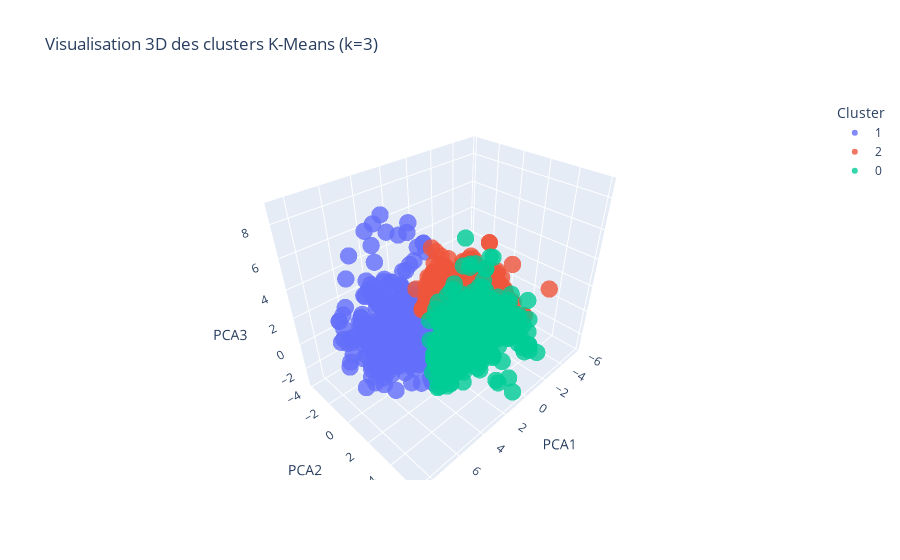

The code cell stored with this chart in its notebook:
### Markdown cell above
## Visualisation des clusters en 3D

### Code cell
from sklearn.cluster import KMeans
import plotly.express as px

best_k = 3
kmeans = KMeans(n_clusters=best_k, n_init=50, random_state=42)
df_pca3["Cluster"] = kmeans.fit_predict(df_pca3)

fig = px.scatter_3d(
    df_pca3,
    x="PCA1",
    y="PCA2",
    z="PCA3",
    color=df_pca3["Cluster"].astype(str),
    title=f"Visualisation 3D des clusters K-Means (k={best_k})",
    opacity=0.8
)

fig.update_traces(marker=dict(size=6))
fig.update_layout(
    scene=dict(
        xaxis_title="PCA1",
        yaxis_title="PCA2",
        zaxis_title="PCA3"
    ),
    legend_title_text="Cluster"
)

fig.show()

### Figure 1 — Plotly figure (JSON) as saved in the notebook; plotly's stock layout.template omitted (floating-point values rounded to 4 significant figures; data arrays with more than 128 entries replaced by an {"elided": "..."} marker saying what was removed)
{"data": [{"hovertemplate": "color=1<br>PCA1=%{x}<br>PCA2=%{y}<br>PCA3=%{z}<extra></extra>", "legendgroup": "1", "marker": {"color": "#636efa", "opacity": 0.8, "size": 6, "symbol": "circle"}, "mode": "markers", "name": "1", "scene": "scene", "showlegend": true, "type": "scatter3d", "x": {"elided": "516 float values"}, "y": {"elided": "516 float values"}, "z": {"elided": "516 float values"}}, {"hovertemplate": "color=2<br>PCA1=%{x}<br>PCA2=%{y}<br>PCA3=%{z}<extra></extra>", "legendgroup": "2", "marker": {"color": "#EF553B", "opacity": 0.8, "size": 6, "symbol": "circle"}, "mode": "markers", "name": "2", "scene": "scene", "showlegend": true, "type": "scatter3d", "x": {"elided": "1119 float values"}, "y": {"elided": "1119 float values"}, "z": {"elided": "1119 float values"}}, {"hovertemplate": "color=0<br>PCA1=%{x}<br>PCA2=%{y}<br>PCA3=%{z}<extra></extra>", "legendgroup": "0", "marker": {"color": "#00cc96", "opacity": 0.8, "size": 6, "symbol": "circle"}, "mode": "markers", "name": "0", "scene": "scene", "showlegend": true, "type": "scatter3d", "x": {"elided": "602 float values"}, "y": {"elided": "602 float values"}, "z": {"elided": "602 float values"}}], "layout": {"legend": {"title": {"text": "Cluster"}, "tracegroupgap": 0}, "scene": {"domain": {"x": [0, 1], "y": [0, 1]}, "xaxis": {"title": {"text": "PCA1"}}, "yaxis": {"title": {"text": "PCA2"}}, "zaxis": {"title": {"text": "PCA3"}}}, "title": {"text": "Visualisation 3D des clusters K-Means (k=3)"}}}
